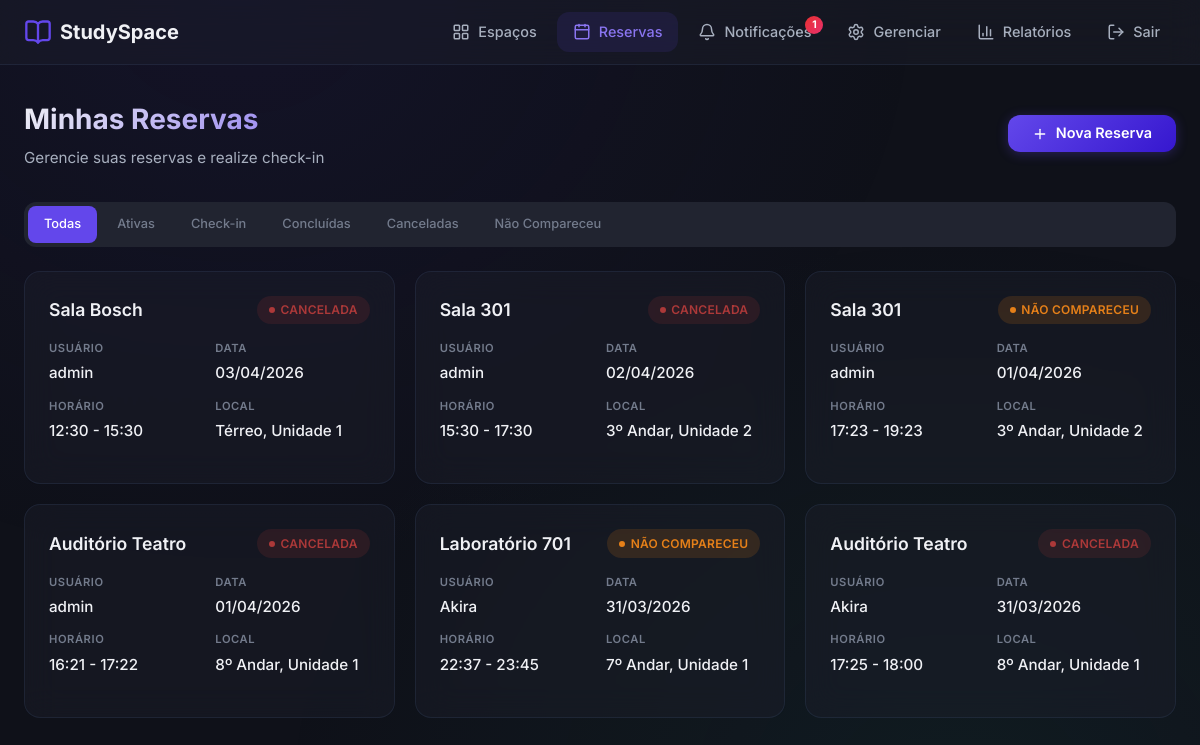
/reservations/ (signed in), run on an earlier commit of the app's database.
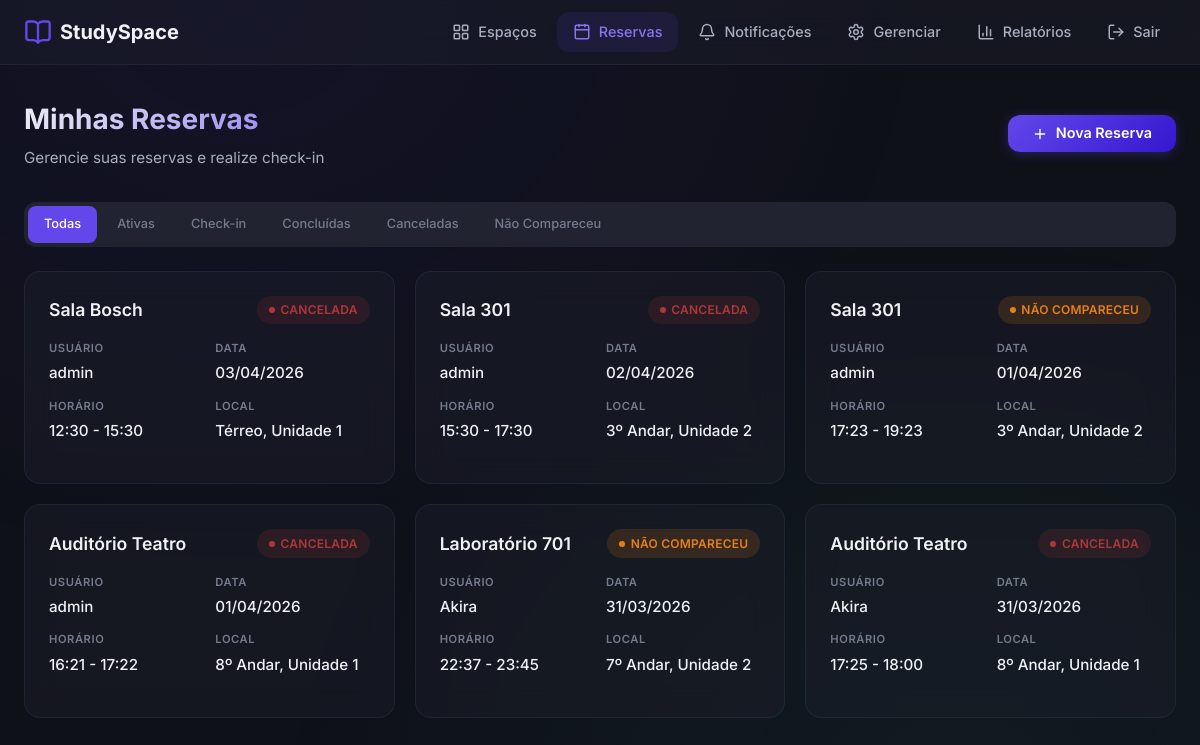
And on a later commit of the database.
### models/reservation.py (models this page shows, shortened)
class Reservation(db.Model):
    __tablename__ = 'reservations'
    id = db.Column(db.Integer, primary_key=True)
    user_id = db.Column(db.Integer, db.ForeignKey('users.id'), nullable=False, index=True)
    space_id = db.Column(db.Integer, db.ForeignKey('spaces.id'), nullable=False, index=True)
    start_time = db.Column(db.DateTime, nullable=False, index=True)
    end_time = db.Column(db.DateTime, nullable=False)
    status = db.Column(db.String(20), nullable=False, default='active')
    checked_in_at = db.Column(db.DateTime, nullable=True)
    created_at = db.Column(db.DateTime, default=lambda: datetime.now(timezone(timedelta(hours=-3))))
    @property
    def status_label(self):
        labels = {
            'active': 'Ativa',
            'checked_in': 'Check-in Realizado',
            'completed': 'Concluída',
            'cancelled': 'Cancelada',
            'no_show': 'Não Compareceu',
        }
        return labels.get(self.status, self.status)
    @property
    def status_color(self):
        colors = {
            'active': 'status-active',
            'checked_in': 'status-checkedin',
            'completed': 'status-completed',
            'cancelled': 'status-cancelled',
            'no_show': 'status-noshow',
        }
        return colors.get(self.status, '')

### models/space.py (models this page shows, shortened)
class Space(db.Model):
    __tablename__ = 'spaces'
    id = db.Column(db.Integer, primary_key=True)
    name = db.Column(db.String(100), nullable=False)
    description = db.Column(db.Text, default='')
    capacity = db.Column(db.Integer, nullable=False, default=1)
    location = db.Column(db.String(200), default='')
    status = db.Column(db.String(20), nullable=False, default='available')  # 'available' ou 'maintenance'
    created_at = db.Column(db.DateTime, default=lambda: datetime.now(timezone(timedelta(hours=-3))))
    reservations = db.relationship('Reservation', backref='space', lazy='dynamic')

### models/user.py (models this page shows, shortened)
class User(UserMixin, db.Model):
    __tablename__ = 'users'
    id = db.Column(db.Integer, primary_key=True)
    username = db.Column(db.String(80), unique=True, nullable=False, index=True)
    email = db.Column(db.String(120), unique=True, nullable=False, index=True)
    password_hash = db.Column(db.String(256), nullable=False)
    role = db.Column(db.String(20), nullable=False, default='student')  # 'admin' ou 'student'
    created_at = db.Column(db.DateTime, default=lambda: datetime.now(timezone(timedelta(hours=-3))))
    reservations = db.relationship('Reservation', backref='user', lazy='dynamic')
    notifications = db.relationship('Notification', backref='user', lazy='dynamic')
    @property
    def is_admin(self):
        return self.role == 'admin'
    @property
    def unread_notifications_count(self):
        return self.notifications.filter_by(is_read=False).count()

### views/routes/reservations.py (the view)
@reservations_bp.route('/')
@login_required
def my_reservations():
    status_filter = request.args.get('status')
    if current_user.is_admin:
        reservations = get_user_reservations(None, status_filter)
    else:
        reservations = get_user_reservations(current_user.id, status_filter)
    return render_template(
        'reservations/my_reservations.html',
        reservations=reservations,
        current_filter=status_filter
    )

### services/reservation_service.py (called while the page is built)
def get_user_reservations(user_id=None, status_filter=None):
    query = Reservation.query
    if user_id:
        query = query.filter_by(user_id=user_id)
    if status_filter:
        query = query.filter_by(status=status_filter)
    return query.order_by(Reservation.start_time.desc()).all()

### views/templates/reservations/my_reservations.html (shortened to what this page needs)
{% extends "base.html" %}
{% block content %}
<div class="page-header">
    <div>
        <h1 class="page-title">Minhas Reservas</h1>
        <p class="page-subtitle">Gerencie suas reservas e realize check-in</p>
    </div>
    <a href="{{ url_for('reservations.new_reservation') }}" class="btn btn-primary" id="btn-new-reservation">
        <i data-lucide="plus"></i>
        Nova Reserva
    </a>
</div>
<div class="filter-tabs">
    <a href="{{ url_for('reservations.my_reservations') }}"
       class="filter-tab {% if not current_filter %}active{% endif %}" id="filter-all">
        Todas
    </a>
    <a href="{{ url_for('reservations.my_reservations', status='active') }}"
       class="filter-tab {% if current_filter == 'active' %}active{% endif %}" id="filter-active">
        Ativas
    </a>
    <a href="{{ url_for('reservations.my_reservations', status='checked_in') }}"
       class="filter-tab {% if current_filter == 'checked_in' %}active{% endif %}" id="filter-checkedin">
        Check-in
    </a>
    <a href="{{ url_for('reservations.my_reservations', status='completed') }}"
       class="filter-tab {% if current_filter == 'completed' %}active{% endif %}" id="filter-completed">
        Concluídas
    </a>
    <a href="{{ url_for('reservations.my_reservations', status='cancelled') }}"
       class="filter-tab {% if current_filter == 'cancelled' %}active{% endif %}" id="filter-cancelled">
        Canceladas
    </a>
    <a href="{{ url_for('reservations.my_reservations', status='no_show') }}"
       class="filter-tab {% if current_filter == 'no_show' %}active{% endif %}" id="filter-noshow">
        Não Compareceu
    </a>
</div>
{% if reservations %}
<div class="grid grid-2 stagger">
    {% for reservation in reservations %}
    <div class="card reservation-card" id="reservation-{{ reservation.id }}">
        <div class="card-header">
            <h3 class="card-title">{{ reservation.space.name }}</h3>
            <span class="status-badge {{ reservation.status_color }}">
                {{ reservation.status_label }}
            </span>
        </div>
        <div class="reservation-details">
            {% if current_user.is_admin %}
            <div class="reservation-detail">
                <span class="label">Usuário</span>
                <span class="value">{{ reservation.user.username }}</span>
            </div>
            {% endif %}
            <div class="reservation-detail">
                <span class="label">Data</span>
                <span class="value">{{ reservation.start_time.strftime('%d/%m/%Y') }}</span>
            </div>
            <div class="reservation-detail">
                <span class="label">Horário</span>
                <span class="value">{{ reservation.start_time.strftime('%H:%M') }} - {{ reservation.end_time.strftime('%H:%M') }}</span>
            </div>
            <div class="reservation-detail">
                <span class="label">Local</span>
                <span class="value">{{ reservation.space.location or '—' }}</span>
            </div>
        </div>
    </div>
    {% endfor %}
</div>
{% endif %}
{% endblock %}

What changed in the data, as far as the page shows it:
changed through a linked row, Reservation "Laboratório 701": space "7º Andar, Unidade 1" → "7º Andar, Unidade 2"
Also different on the page:
text no longer shown: "1"
